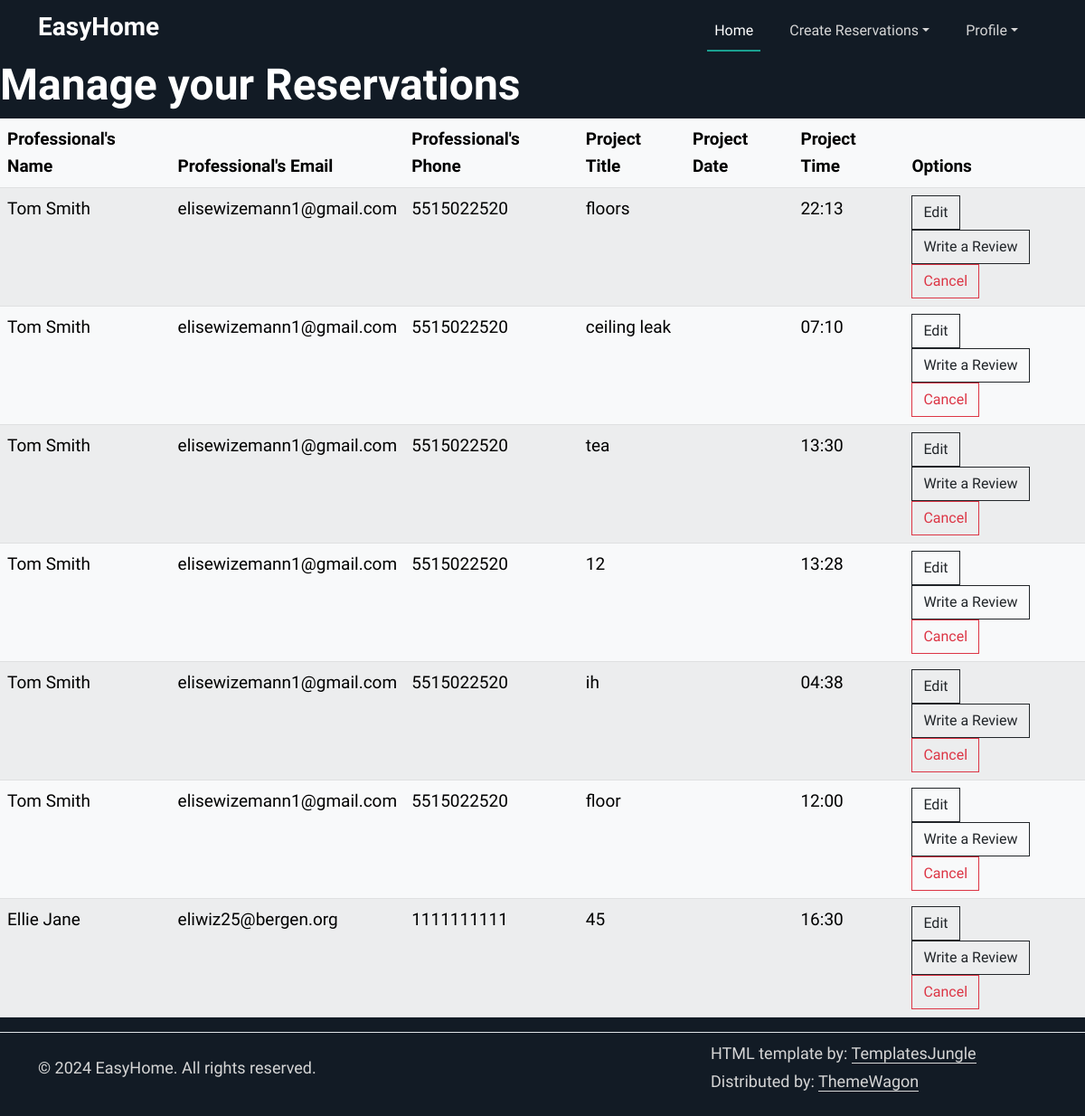
The page /manageReservations (signed in) on the database its author committed.
### tables this page shows
CREATE TABLE workDetails (
                id INTEGER PRIMARY KEY AUTOINCREMENT,
                work_name VARCHAR2(50),
                work_description VARCHAR2(100),
                user_id INTEGER NOT NULL,
                professional_id INTEGER NOT NULL,
                total_cost REAL,
                hour_amount INTEGER,
                start_date DATE,
                end_date DATE,
                start_time TIME,
                is_paid BOOLEAN DEFAULT 0,
                FOREIGN KEY (user_id) REFERENCES users(id),
                FOREIGN KEY (professional_id) REFERENCES professionals(id)
              );

CREATE TABLE users (
                id INTEGER PRIMARY KEY AUTOINCREMENT,
                first_name VARCHAR2(25) NOT NULL,
                middle_name VARCHAR2(15),
                last_name VARCHAR2(25) NOT NULL,
                gender CHAR(1) CHECK (gender IN ('M','F','O')) NOT NULL,
                phone_number VARCHAR2(12) NOT NULL,
                email VARCHAR2(50) NOT NULL,
                password VARCHAR2(50) NOT NULL,
                street_number VARCHAR2(10),
                street_name VARCHAR2(35),
                town VARCHAR2(30),
                state CHAR(2),
                zip_code NUMBER(5),
                user_type VARCHAR2(20) CHECK (user_type IN ('customer','professional')) DEFAULT 'customer'
            );

### app.py (the view)
@app.route("/manageReservations")
@login_required
def manageReservations():
    reserved = get_work_details_by_user(current_user.id)
    return render_template("manageReservations.html", reservations = reserved)

### app.py (called while the page is built)
@login_manager.user_loader
def load_user(user_id):
    try:
        conn = sqlite3.connect('database.db')
        conn.row_factory = sqlite3.Row
        c = conn.cursor()
        c.execute("SELECT * FROM users WHERE id = ?", (user_id,))
        user_row = c.fetchone()
        return User(user_row) if user_row else None
    except sqlite3.Error as e:
        print(f"Error retrieving user by ID: {e}")
        return None
    finally:
        if conn:
            conn.close()

### templates/manageReservations.html (shortened to what this page needs)
{%extends "base.html"%}
{%block content%}
<section id="start">
<div class="row">
    <h2>Manage your Reservations</h2>
    <div class="main">
    <table class="table table-striped table-light">
      <thead>
        <tr>
          <th scope="col">Professional's Name</th>
          <th scope="col">Professional's Email</th>
          <th scope="col">Professional's Phone</th>
          <th scope="col">Project Title</th>
          <th scope="col">Project Date</th>
          <th scope="col">Project Time</th>
          <th scope="col">Options</th>
        </tr>
      </thead>
      <tbody>
        {% for reserve in reservations %}
        <tr>
            <td>{{ reserve.first_name }} {{reserve.last_name}}</td>
            <td>{{ reserve.email}}</td>
            <td>{{ reserve.phone_number}}</td>
            <td>{{ reserve.work_name }}</td>
            <td>{{ reserve.date }}</td>
            <td>{{ reserve.start_time }}</td>
            <td>
              <a href="/editReservation/{{reserve.work_id}}">
                <button type="submit" class="btn btn-outline-dark">
                  Edit
                </button>
              </a>
                <a href="/submit_review/{{reserve.professional_primary_key}}" class="btn btn-outline-dark">Write a Review</a>
                <form action="{{ url_for('cancel_reservation') }}" method="post">
                  <button onclick="return confirm('Are you sure to delete this reservation?')" type="submit" class="btn btn-outline-danger">
                      Cancel
                  </button>
              </form>
            </td>
        </tr>
        {% endfor %}
    </tbody>
    </table>
  </div>
  </section>
{%endblock%}

### static/assets/css/style.css (style rules this page uses)
:root { --accent-color: #1AA090; --dark-color: #121B25; --grey-color: #83898F; --body-text-color: #FFFFFF; --light-text-color: #D6D6D6; --link-color: #092035; }
body { padding-top: 65px; font-family: 'Work Sans', sans-serif; font-weight: 400; font-size: 19px; line-height: 1.6em; color: var(--body-text-color); background-color: var(--dark-color); }
h1, .h1, h2, .h2, h3, .h3, h4, .h4, h5, .h5, h6, .h6 { font-family: 'Work Sans', sans-serif; font-weight: 600; color: var(--body-text-color); }
h2, .h2 { font-size: 48px; }
a { color: var(--light-text-color); text-decoration: none; transition: all 0.3s ease-out; }
.btn { --bs-btn-border-radius: 0 rem; }

### rows shown on the page
workDetails: first_name "Tom", last_name "Smith", email "elisewizemann1@gmail.com", phone_number "5515022520", work_name "floors", start_time "22:13"
workDetails: first_name "Tom", last_name "Smith", email "elisewizemann1@gmail.com", phone_number "5515022520", work_name "ceiling leak", start_time "07:10"
workDetails: first_name "Tom", last_name "Smith", email "elisewizemann1@gmail.com", phone_number "5515022520", work_name "tea", start_time "13:30"
workDetails: first_name "Tom", last_name "Smith", email "elisewizemann1@gmail.com", phone_number "5515022520", work_name "12", start_time "13:28"
workDetails: first_name "Tom", last_name "Smith", email "elisewizemann1@gmail.com", phone_number "5515022520", work_name "ih", start_time "04:38"
workDetails: first_name "Tom", last_name "Smith", email "elisewizemann1@gmail.com", phone_number "5515022520", work_name "floor", start_time "12:00"
workDetails: first_name "Ellie", last_name "Jane", email "eliwiz25@bergen.org", phone_number "1111111111", work_name "45", start_time "16:30"
